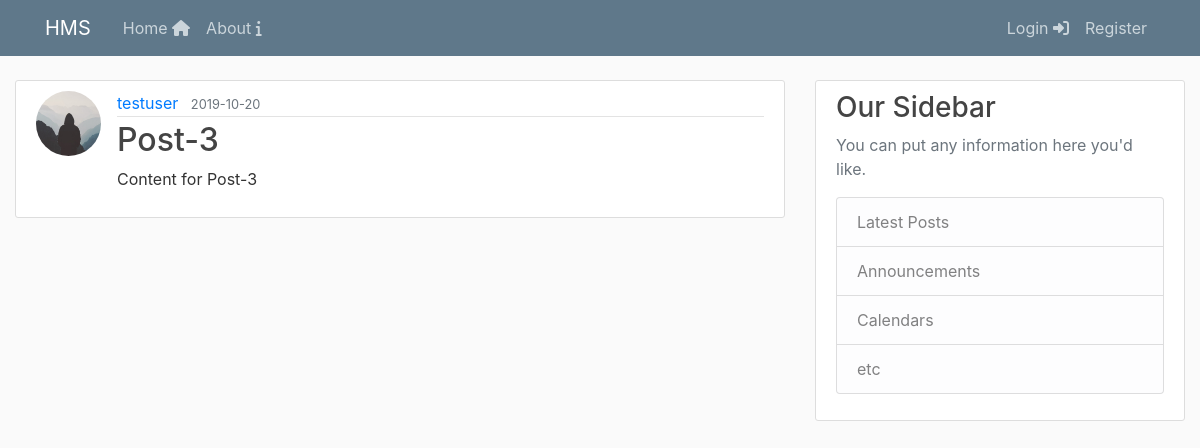
/post/11, run on the app's committed database.
### app/models.py (models this page shows, shortened)
class User(db.Model, UserMixin):
    __tablename__ = 'users'
    id = db.Column(db.Integer, primary_key=True)
    active = db.Column('is_active', db.Boolean(),
                       nullable=False, server_default='1')
    username = db.Column(db.String(20), unique=True, nullable=False)
    email = db.Column(db.String(255, collation='NOCASE'),
                      nullable=False, unique=True)
    email_confirmed_at = db.Column(db.DateTime())
    password = db.Column(db.String(255), nullable=False, server_default='')
    image_file = db.Column(db.String(20), nullable=False,
                           default='default.jpg')
    first_name = db.Column(db.String(100, collation='NOCASE'),
                           nullable=False, server_default='')
    last_name = db.Column(db.String(100, collation='NOCASE'),
                          nullable=False, server_default='')
    roles = db.relationship('Role', secondary='user_roles')
    posts = db.relationship('Post', backref='author', lazy=True)
    todoLists = db.relationship('ToDoList', backref="user", lazy=True)
    allComments = db.relationship('ToDoItemComments', backref="user", lazy=True)
    workLogs = db.relationship('ToDoItemWorkLog', backref="user", lazy=True)

class Post(db.Model):
    id = db.Column(db.Integer, primary_key=True)
    title = db.Column(db.String(100), nullable=False)
    date_posted = db.Column(
        db.DateTime(), nullable=False, default=datetime.utcnow)
    content = db.Column(db.Text(), nullable=False)
    user_id = db.Column(db.Integer, db.ForeignKey('users.id'), nullable=False)

### app/posts/routes.py (the view)
@posts.route('/post/<int:post_id>', methods=['GET', 'POST'])
def post(post_id):
    post = Post.query.get_or_404(post_id)
    return render_template('/posts/post.html', title=post.title, post=post)

### app/templates/posts/post.html (shortened to what this page needs)
{% extends "layout.html" %}
{% block content %}
<article class="media content-section">
    <img src="{{ url_for('static', filename='profile_pics/' + post.author.image_file) }}"
        class="rounded-circle article-img">
    <div class="media-body">
        <div class="article-metadata">
            <a class="mr-2" href="{{ url_for('users.user_posts', username=post.author.username)}}">{{ post.author.username }}</a>
            <small class="text-muted">{{ post.date_posted.strftime('%Y-%m-%d') }}</small>
        </div>
        <h2 class="article-title">{{ post.title }}</a></h2>
        <p class="article-content">{{ post.content }}</p>
    </div>
</article>
{% endblock content%}

### app/static/styles/main.css (style rules this page uses)
body { background: #fafafa; color: #333333; margin-top: 5rem; }
h1, h2, h3, h4, h5, h6 { color: #444444; }
.content-section { background: #ffffff; padding: 10px 20px; border: 1px solid #dddddd; border-radius: 3px; margin-bottom: 20px; }
.article-title { color: #444444; }
.article-content { white-space: pre-line; }
.article-img { height: 65px; width: 65px; margin-right: 16px; }
.article-metadata { padding-bottom: 1px; margin-bottom: 4px; border-bottom: 1px solid #e3e3e3 }

### data on the page
User: image_file (placeholder picture), author.username "testuser"
Post: date_posted "2019-10-20", title "Post-3", content "Content for Post-3"
